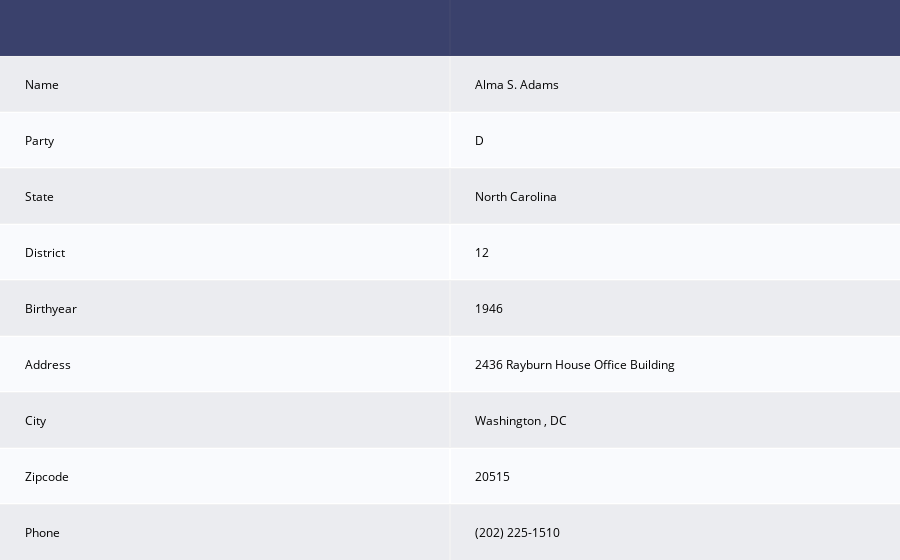

Notebook cell for this chart:
### Code cell
biotable('A000370')

### Figure 1 — Plotly figure (JSON) as saved in the notebook; plotly's stock layout.template omitted (floating-point values rounded to 4 significant figures)
{"data": [{"colorscale": [[0, "#00083e"], [0.5, "#ededee"], [1, "#ffffff"]], "hoverinfo": "none", "opacity": 0.75, "showscale": false, "type": "heatmap", "z": [[0, 0], [0.5, 0.5], [1, 1], [0.5, 0.5], [1, 1], [0.5, 0.5], [1, 1], [0.5, 0.5], [1, 1], [0.5, 0.5]]}], "layout": {"annotations": [{"align": "left", "font": {"color": "#ffffff"}, "showarrow": false, "text": "<b></b>", "x": -0.45, "xanchor": "left", "xref": "x", "y": 0, "yref": "y"}, {"align": "left", "font": {"color": "#ffffff"}, "showarrow": false, "text": "<b></b>", "x": 0.55, "xanchor": "left", "xref": "x", "y": 0, "yref": "y"}, {"align": "left", "font": {"color": "#000000"}, "showarrow": false, "text": "Name", "x": -0.45, "xanchor": "left", "xref": "x", "y": 1, "yref": "y"}, {"align": "left", "font": {"color": "#000000"}, "showarrow": false, "text": "Alma S. Adams", "x": 0.55, "xanchor": "left", "xref": "x", "y": 1, "yref": "y"}, {"align": "left", "font": {"color": "#000000"}, "showarrow": false, "text": "Party", "x": -0.45, "xanchor": "left", "xref": "x", "y": 2, "yref": "y"}, {"align": "left", "font": {"color": "#000000"}, "showarrow": false, "text": "D", "x": 0.55, "xanchor": "left", "xref": "x", "y": 2, "yref": "y"}, {"align": "left", "font": {"color": "#000000"}, "showarrow": false, "text": "State", "x": -0.45, "xanchor": "left", "xref": "x", "y": 3, "yref": "y"}, {"align": "left", "font": {"color": "#000000"}, "showarrow": false, "text": "North Carolina", "x": 0.55, "xanchor": "left", "xref": "x", "y": 3, "yref": "y"}, {"align": "left", "font": {"color": "#000000"}, "showarrow": false, "text": "District", "x": -0.45, "xanchor": "left", "xref": "x", "y": 4, "yref": "y"}, {"align": "left", "font": {"color": "#000000"}, "showarrow": false, "text": "12", "x": 0.55, "xanchor": "left", "xref": "x", "y": 4, "yref": "y"}, {"align": "left", "font": {"color": "#000000"}, "showarrow": false, "text": "Birthyear", "x": -0.45, "xanchor": "left", "xref": "x", "y": 5, "yref": "y"}, {"align": "left", "font": {"color": "#000000"}, "showarrow": false, "text": "1946", "x": 0.55, "xanchor": "left", "xref": "x", "y": 5, "yref": "y"}, {"align": "left", "font": {"color": "#000000"}, "showarrow": false, "text": "Address", "x": -0.45, "xanchor": "left", "xref": "x", "y": 6, "yref": "y"}, {"align": "left", "font": {"color": "#000000"}, "showarrow": false, "text": "2436 Rayburn House Office Building", "x": 0.55, "xanchor": "left", "xref": "x", "y": 6, "yref": "y"}, {"align": "left", "font": {"color": "#000000"}, "showarrow": false, "text": "City", "x": -0.45, "xanchor": "left", "xref": "x", "y": 7, "yref": "y"}, {"align": "left", "font": {"color": "#000000"}, "showarrow": false, "text": "Washington , DC", "x": 0.55, "xanchor": "left", "xref": "x", "y": 7, "yref": "y"}, {"align": "left", "font": {"color": "#000000"}, "showarrow": false, "text": "Zipcode", "x": -0.45, "xanchor": "left", "xref": "x", "y": 8, "yref": "y"}, {"align": "left", "font": {"color": "#000000"}, "showarrow": false, "text": "20515", "x": 0.55, "xanchor": "left", "xref": "x", "y": 8, "yref": "y"}, {"align": "left", "font": {"color": "#000000"}, "showarrow": false, "text": "Phone", "x": -0.45, "xanchor": "left", "xref": "x", "y": 9, "yref": "y"}, {"align": "left", "font": {"color": "#000000"}, "showarrow": false, "text": "(202) 225-1510", "x": 0.55, "xanchor": "left", "xref": "x", "y": 9, "yref": "y"}], "autosize": true, "margin": {"b": 0, "l": 0, "r": 0, "t": 0}, "xaxis": {"autorange": true, "dtick": 1, "gridwidth": 2, "range": [-0.5, 1.5], "showticklabels": false, "tick0": -0.5, "ticks": "", "zeroline": false}, "yaxis": {"autorange": true, "dtick": 1, "gridwidth": 2, "range": [9.5, -0.5], "showticklabels": false, "tick0": 0.5, "ticks": "", "zeroline": false}}}
